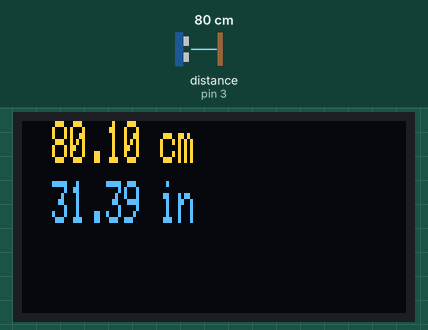
A sketch run on a simulated Arduino Uno, built with avr-gcc and run on an emulated ATmega328P. On the bench: 128×64 one-colour display. Wiring (inferred from the names in the program): ultrasonic range finder: trigger pin 2; echo pin 3. The inputs (shaded band) are chosen by the test bench; at power-on: distance to the obstacle (sensor on pin 3) 80 cm. The echo pulse lasts 58.3 µs per cm; the OLED is the two-colour kind (top 16 rows yellow); what the sketch prints to the serial monitor is not drawn.

Above: at 1.2 s.
1.3 s: distance to the obstacle (sensor on pin 3) set to 299 cm
At 1.45 s:
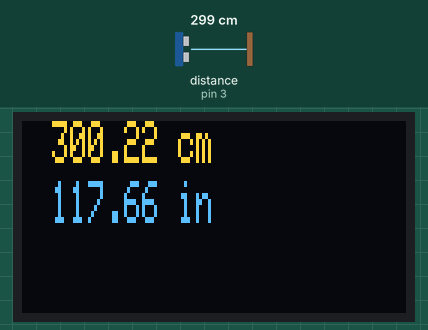
2.8 s: distance to the obstacle (sensor on pin 3) set to 2 cm
At 3.5 s:
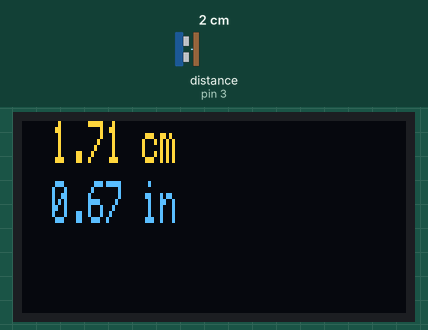
4.3 s: distance to the obstacle (sensor on pin 3) set to 4 cm
At 5.7 s:
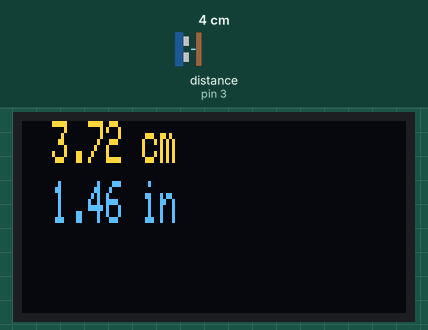
Timing chart, 0 to 7.3 s (numbered marks = the images above; inputs shaded):
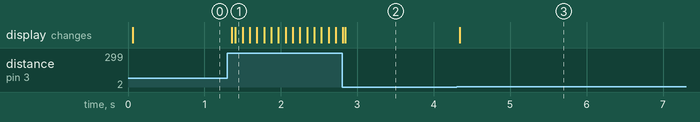

Measured:
- after the input at 1.3 s, the display: first changes after 0.06 s (image 1 shows a later state)
- after the input at 2.8 s, the display: first differs from a run without the input at once (image 2)
- after the input at 4.3 s, the display: changes at once (image 3)

The sketch:

Project_Ultrasonic.ino
```cpp
#include <Adafruit_GFX.h>
#include <Adafruit_GrayOLED.h>
#include <Adafruit_SPITFT.h>
#include <Adafruit_SPITFT_Macros.h>
#include <gfxfont.h>

#include <Adafruit_SSD1306.h>
#include <splash.h>

#define SCREEN_WIDTH 128 // OLED display width, in pixels
#define SCREEN_HEIGHT 64 // OLED display height, in pixels
Adafruit_SSD1306 Mydisp(SCREEN_WIDTH, SCREEN_HEIGHT, &Wire, -1);

const int echoPin = 3;
const int triggerPin = 2;

unsigned long duration; // variable for duration
volatile unsigned long timeIn = 0; // echoPin: time RISE
volatile unsigned long timeOut = 0; // echoPin: time FALL

void measureIn() {
  timeIn = micros();
}

void measureOut() {
  timeOut = micros();
}

void setup() {
  // initialize serial communication at 9600 bits per second:
  Serial.begin(9600);

  // initialize with the I2C addr 0x3C (for the 128x64)
  Mydisp.begin(SSD1306_SWITCHCAPVCC, 0x3C);
  Mydisp.setTextColor(WHITE);

  // pinModes
  pinMode(triggerPin, OUTPUT);
  pinMode(echoPin, INPUT);
}

void loop() {
  // Send pulse for 0.01
  digitalWrite(triggerPin,HIGH);
  delay(0.01);
  digitalWrite(triggerPin,LOW);

  // duration
  duration = pulseIn(echoPin,HIGH);
  Serial.println(duration);

  // interrupt
//  attachInterrupt(digitalPinToInterrupt(echoPin),measureIn,HIGH);
//  attachInterrupt(digitalPinToInterrupt(echoPin),measureOut,LOW);
//  duration = timeOut - timeIn;
//  Serial.print("timeIn = ");Serial.println(timeIn);
//  Serial.print("timeOut = ");Serial.println(timeOut);

  // display set up
  Mydisp.setTextSize(1,2); // integer x 10 (pixels)
    // what does 2nd variables in setTextSize(A,B) mean?

  Mydisp.clearDisplay();
  Mydisp.setCursor(10,0);
  Mydisp.print((float) duration/58); Mydisp.print(" cm");

  Mydisp.setCursor(10,20);
  Mydisp.print((float) duration/148); Mydisp.print(" in");

  Mydisp.display();
}
```
